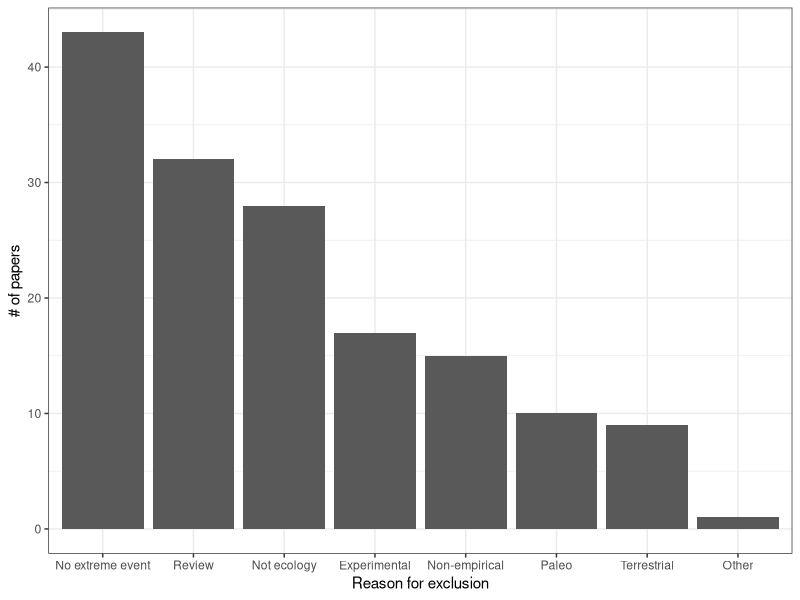

Write R code to recreate this figure.
## Looking at excluded papers
library(tidyverse)

Excluded <- read.csv("Excluded papers.csv")
Excluded2 <- read.csv("Excluded papers - second round.csv")
Excluded <- bind_rows(Excluded,Excluded2)
Excluded$Reason <- str_extract(Excluded$Manual.Tags,regex("(exclude).+$|(Exclude).+$"))

# cleaning up levels 
Excluded$Reason <- gsub("because","-",Excluded$Reason)
Excluded$Reason <- gsub("Exclude","exclude",Excluded$Reason)
Excluded$fReason <- as.factor(Excluded$Reason)
levels(Excluded$fReason)

## broader categories
Excluded$Reason2 <- factor(rep(NA,length(Excluded$Reason)),
                           levels=c("Review","Terrestrial","Non-empirical","No extreme event",
                                    "Paleo","Not ecology","Other","Experimental"))
Excluded$Reason2[Excluded$Reason %in% c("excluded - review",
                                        "excluded - review, book; duplicate",
                                        "excluded - book chapter/review",
                                        "excluded - review, book"
                                        )] <- "Review"
Excluded$Reason2[Excluded$Reason %in% c("excluded - terrestrial food webs",
                                        "excluded - terrestrial, fauna",
                                        "excluded - terrestrial, human disease",
                                        "excluded - terrestrial vegetation",
                                        "excluded - terrestrial, forests",
                                        "excluded - not aquatic"
                                        )] <- "Terrestrial"
Excluded$Reason2[Excluded$Reason %in% c("exclude- theoretical framework, not raw data",
                                        "excluded - modeling",
                                        "exclude - mass balance model",
                                        "excluded- no new ecological data"
                                        )] <- "Non-empirical"
Excluded$Reason2[Excluded$Reason %in% c("exclude - climate changes",
                                        "exclude - long term monitoring",
                                        "excluded - long-term trends",
                                        "exclude - not extreme event",
                                        "exclude- human stressor, but no extreme climate event",
                                        "excluded - about how ecosystem affects extreme events",
                                        "excluded - does not describe extreme event",
                                        "excluded - not about extreme events; excluded - review",
                                        "excluded - does not describe extreme event; excluded - review",
                                        "excluded - not about extreme events",
                                        "excluded - not extreme event"
                                        )] <- "No extreme event"
Excluded$Reason2[Excluded$Reason %in% c("excluded - ancient record (Phanerozoic)",
                                        "excluded - not modern",
                                        "exclude - historical",
                                        "excluded - ancient record (Holocene)",
                                        "excluded - historical data",
                                        "excluded - paleo, not modern extreme event"
                                        )] <- "Paleo"
Excluded$Reason2[Excluded$Reason %in% c("excluded - not about ecology",
                                        "excluded - not ecology",
                                        "excluded- no new ecological data"
                                        )] <- "Not ecology"
Excluded$Reason2[Excluded$Reason %in% c("excluded - symposium overview")] <- "Other"
Excluded$Reason2[Excluded$Reason %in% c("excluded - experimental")] <- "Experimental"
Excluded$Reason2 <- reorder(Excluded$Reason2,Excluded$Reason2,function(x)-length(x))
## look at how many papers were excluded from various categories
ggplot(Excluded,aes(x=Reason2))+geom_bar()+
  ylab("# of papers")+
  xlab("Reason for exclusion")+
  theme_bw()
#Note that this isn't quite the full list - some papers were excluded at the data entry stage and Zotero folders haven't been updated
#If we think this is a useful piece of analysis to include, would need to update the final numbers
